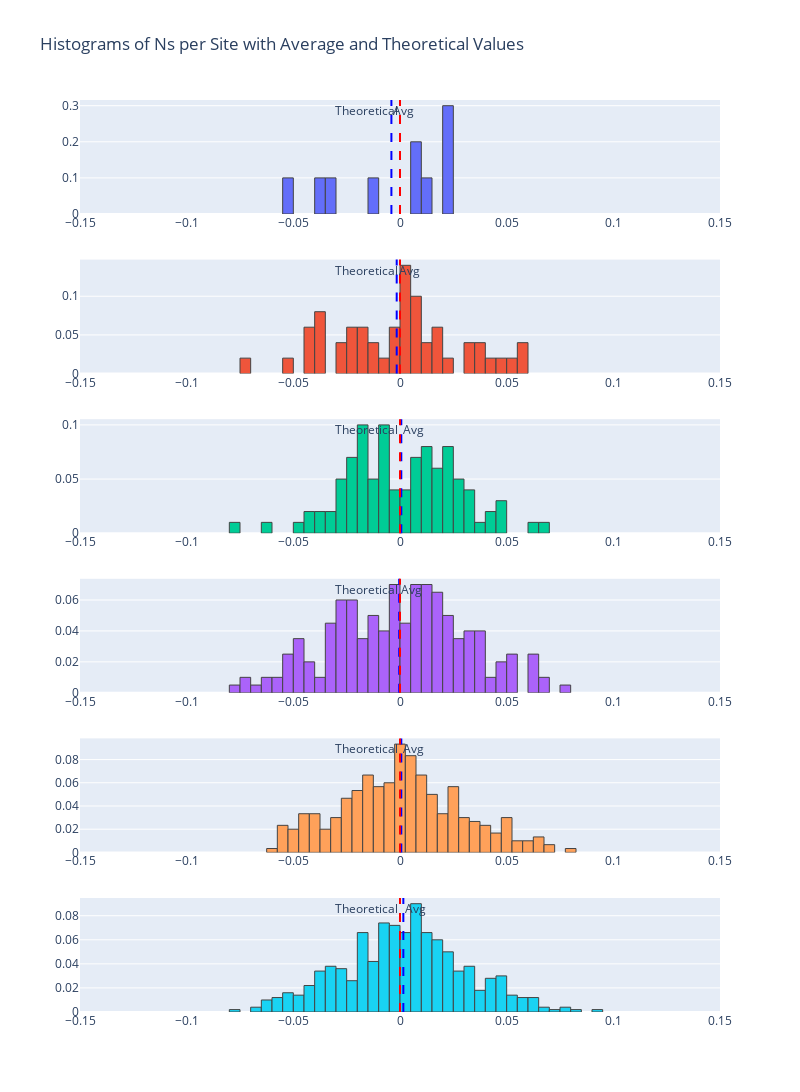

The notebook cell saved with this chart:
### Code cell
fig = plot_ns_per_site_histograms(error_ns_dict_repeat_3)
fig.update_xaxes(range=[-0.15, 0.15])
fig.show()

### Figure 1 — Plotly figure (JSON) as saved in the notebook; plotly's stock layout.template omitted (floating-point values rounded to 4 significant figures; data arrays with more than 128 entries replaced by an {"elided": "..."} marker saying what was removed)
{"data": [{"histnorm": "probability", "marker": {"line": {"width": 1}}, "name": "Ns per Site - Rep 10", "type": "histogram", "x": [0.02002, 0.009519, 0.007019, -0.03998, -0.05298, -0.01148, 0.02302, 0.01402, 0.02102, -0.03048], "xaxis": "x", "xbins": {"size": 0.005}, "yaxis": "y"}, {"histnorm": "probability", "marker": {"line": {"width": 1}}, "name": "Ns per Site - Rep 50", "type": "histogram", "x": [0.003019, -0.01898, 0.04552, -0.01398, 0.002519, -0.05048, -0.03648, -0.04248, 0.01652, 0.005019, -0.01948, 0.03602, -0.001981, -0.01898, 0.01752, 0.01102, -0.000481, -0.001481, 0.04202, 0.05552, 0.02452, 0.007519, -0.02148, 0.007019, 0.03402, -0.03648, 0.009519, 0.05902, -0.01348, -0.03898, 0.001019, 0.004019, 0.003019, 0.002519, 0.01952, -0.005481, 0.01102, 0.005519, -0.04298, -0.04498, -0.02298, -0.03848, 0.03052, -0.02148, 0.03702, 0.000519, -0.02848, -0.02748, 0.05152, -0.07198], "xaxis": "x2", "xbins": {"size": 0.005}, "yaxis": "y2"}, {"histnorm": "probability", "marker": {"line": {"width": 1}}, "name": "Ns per Site - Rep 100", "type": "histogram", "x": [0.01502, -0.01998, -0.02098, 0.02952, -0.01348, 0.03102, -0.005481, -0.02498, 0.04902, 0.03052, -0.01198, -0.007981, -0.03998, -0.02648, 0.04752, -0.008481, -0.01948, 0.01102, 0.02052, -0.01698, 0.03952, -0.02298, -0.01148, 0.001019, -0.02648, 0.02752, 0.04452, 0.006519, 0.01802, 0.01202, -0.009981, -0.01648, -0.02448, -0.02248, 0.04802, 0.01002, -0.03698, -0.02098, -0.005981, 0.005019, -0.03248, 0.02452, 0.01702, -0.003481, 0.03202, 0.01402, -0.009981, 0.009519, -0.06198, -0.04498, -0.01648, 0.02752, -0.01798, 0.01102, -0.02048, 0.06052, 0.006519, -0.04048, 0.01002, -0.02898, -0.002481, -0.01148, -0.006981, -0.01598, 0.001019, 0.06652, 0.04052, 0.005019, 0.004519, -0.000481, 0.01952, 0.02152, -0.009981, 0.02252, 0.02052, -0.01848, 0.02852, 0.01852, 0.007019, -0.02548, 0.02302, 0.02002, -0.01698, -0.005981, 0.01702, 0.01002, 0.03302, -0.07548, -0.03448, 0.007519, 0.02202, -0.006481, -0.01648, -0.02748, -0.004481, 0.02952, 0.001519, -0.04648, -0.01398, 0.01352], "xaxis": "x3", "xbins": {"size": 0.005}, "yaxis": "y3"}, {"histnorm": "probability", "marker": {"line": {"width": 1}}, "name": "Ns per Site - Rep 200", "type": "histogram", "x": {"elided": "200 float values"}, "xaxis": "x4", "xbins": {"size": 0.005}, "yaxis": "y4"}, {"histnorm": "probability", "marker": {"line": {"width": 1}}, "name": "Ns per Site - Rep 300", "type": "histogram", "x": {"elided": "300 float values"}, "xaxis": "x5", "xbins": {"size": 0.005}, "yaxis": "y5"}, {"histnorm": "probability", "marker": {"line": {"width": 1}}, "name": "Ns per Site - Rep 500", "type": "histogram", "x": {"elided": "500 float values"}, "xaxis": "x6", "xbins": {"size": 0.005}, "yaxis": "y6"}], "layout": {"annotations": [{"showarrow": false, "text": "Avg", "x": -0.004031, "xanchor": "left", "xref": "x", "y": 1, "yanchor": "top", "yref": "y domain"}, {"showarrow": false, "text": "Theoretical", "x": 0, "xanchor": "right", "xref": "x", "y": 1, "yanchor": "top", "yref": "y domain"}, {"showarrow": false, "text": "Avg", "x": -0.001541, "xanchor": "left", "xref": "x2", "y": 1, "yanchor": "top", "yref": "y2 domain"}, {"showarrow": false, "text": "Theoretical", "x": 0, "xanchor": "right", "xref": "x2", "y": 1, "yanchor": "top", "yref": "y2 domain"}, {"showarrow": false, "text": "Avg", "x": 0.000604, "xanchor": "left", "xref": "x3", "y": 1, "yanchor": "top", "yref": "y3 domain"}, {"showarrow": false, "text": "Theoretical", "x": 0, "xanchor": "right", "xref": "x3", "y": 1, "yanchor": "top", "yref": "y3 domain"}, {"showarrow": false, "text": "Avg", "x": -0.0003885, "xanchor": "left", "xref": "x4", "y": 1, "yanchor": "top", "yref": "y4 domain"}, {"showarrow": false, "text": "Theoretical", "x": 0, "xanchor": "right", "xref": "x4", "y": 1, "yanchor": "top", "yref": "y4 domain"}, {"showarrow": false, "text": "Avg", "x": 0.0006056, "xanchor": "left", "xref": "x5", "y": 1, "yanchor": "top", "yref": "y5 domain"}, {"showarrow": false, "text": "Theoretical", "x": 0, "xanchor": "right", "xref": "x5", "y": 1, "yanchor": "top", "yref": "y5 domain"}, {"showarrow": false, "text": "Avg", "x": 0.001566, "xanchor": "left", "xref": "x6", "y": 1, "yanchor": "top", "yref": "y6 domain"}, {"showarrow": false, "text": "Theoretical", "x": 0, "xanchor": "right", "xref": "x6", "y": 1, "yanchor": "top", "yref": "y6 domain"}], "height": 1800, "shapes": [{"line": {"color": "blue", "dash": "dash"}, "type": "line", "x0": -0.004031, "x1": -0.004031, "xref": "x", "y0": 0, "y1": 1, "yref": "y domain"}, {"line": {"color": "red", "dash": "dash"}, "type": "line", "x0": 0, "x1": 0, "xref": "x", "y0": 0, "y1": 1, "yref": "y domain"}, {"line": {"color": "blue", "dash": "dash"}, "type": "line", "x0": -0.001541, "x1": -0.001541, "xref": "x2", "y0": 0, "y1": 1, "yref": "y2 domain"}, {"line": {"color": "red", "dash": "dash"}, "type": "line", "x0": 0, "x1": 0, "xref": "x2", "y0": 0, "y1": 1, "yref": "y2 domain"}, {"line": {"color": "blue", "dash": "dash"}, "type": "line", "x0": 0.000604, "x1": 0.000604, "xref": "x3", "y0": 0, "y1": 1, "yref": "y3 domain"}, {"line": {"color": "red", "dash": "dash"}, "type": "line", "x0": 0, "x1": 0, "xref": "x3", "y0": 0, "y1": 1, "yref": "y3 domain"}, {"line": {"color": "blue", "dash": "dash"}, "type": "line", "x0": -0.0003885, "x1": -0.0003885, "xref": "x4", "y0": 0, "y1": 1, "yref": "y4 domain"}, {"line": {"color": "red", "dash": "dash"}, "type": "line", "x0": 0, "x1": 0, "xref": "x4", "y0": 0, "y1": 1, "yref": "y4 domain"}, {"line": {"color": "blue", "dash": "dash"}, "type": "line", "x0": 0.0006056, "x1": 0.0006056, "xref": "x5", "y0": 0, "y1": 1, "yref": "y5 domain"}, {"line": {"color": "red", "dash": "dash"}, "type": "line", "x0": 0, "x1": 0, "xref": "x5", "y0": 0, "y1": 1, "yref": "y5 domain"}, {"line": {"color": "blue", "dash": "dash"}, "type": "line", "x0": 0.001566, "x1": 0.001566, "xref": "x6", "y0": 0, "y1": 1, "yref": "y6 domain"}, {"line": {"color": "red", "dash": "dash"}, "type": "line", "x0": 0, "x1": 0, "xref": "x6", "y0": 0, "y1": 1, "yref": "y6 domain"}], "showlegend": false, "title": {"text": "Histograms of Ns per Site with Average and Theoretical Values"}, "width": 800, "xaxis": {"anchor": "y", "domain": [0, 1], "range": [-0.15, 0.15]}, "xaxis2": {"anchor": "y2", "domain": [0, 1], "range": [-0.15, 0.15]}, "xaxis3": {"anchor": "y3", "domain": [0, 1], "range": [-0.15, 0.15]}, "xaxis4": {"anchor": "y4", "domain": [0, 1], "range": [-0.15, 0.15]}, "xaxis5": {"anchor": "y5", "domain": [0, 1], "range": [-0.15, 0.15]}, "xaxis6": {"anchor": "y6", "domain": [0, 1], "range": [-0.15, 0.15]}, "yaxis": {"anchor": "x", "domain": [0.875, 1]}, "yaxis2": {"anchor": "x2", "domain": [0.7, 0.825]}, "yaxis3": {"anchor": "x3", "domain": [0.525, 0.65]}, "yaxis4": {"anchor": "x4", "domain": [0.35, 0.475]}, "yaxis5": {"anchor": "x5", "domain": [0.175, 0.3]}, "yaxis6": {"anchor": "x6", "domain": [0, 0.125]}}}
